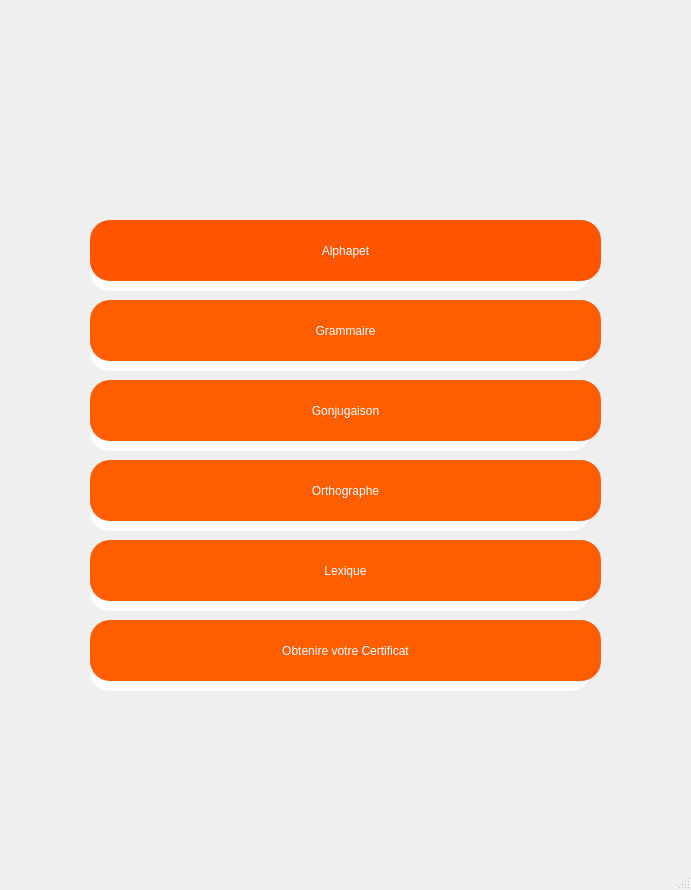
<?xml version="1.0" encoding="UTF-8"?>
<ui version="4.0">
 <class>base</class>
 <widget class="QMainWindow" name="base">
  <property name="geometry">
   <rect>
    <x>0</x>
    <y>0</y>
    <width>691</width>
    <height>890</height>
   </rect>
  </property>
  <property name="windowTitle">
   <string>MainWindow</string>
  </property>
  <property name="styleSheet">
   <string notr="true">background-image: url(:/img/img/bggi.PNG);</string>
  </property>
  <widget class="QWidget" name="centralwidget">
   <widget class="QLabel" name="logoo">
    <property name="geometry">
     <rect>
      <x>10</x>
      <y>0</y>
      <width>101</width>
      <height>91</height>
     </rect>
    </property>
    <property name="styleSheet">
     <string notr="true">image: url(:/img/img/logo.png);</string>
    </property>
    <property name="text">
     <string/>
    </property>
   </widget>
   <widget class="QPushButton" name="alphaet">
    <property name="geometry">
     <rect>
      <x>90</x>
      <y>220</y>
      <width>511</width>
      <height>61</height>
     </rect>
    </property>
    <property name="styleSheet">
     <string notr="true">background-color: rgb(255, 85, 0);
color: rgb(255, 255, 255);
font: 700 16pt &quot;Times New Roman&quot;;

border-radius: 20px;</string>
    </property>
    <property name="text">
     <string>Alphapet</string>
    </property>
    <property name="autoDefault">
     <bool>false</bool>
    </property>
   </widget>
   <widget class="QPushButton" name="gonjugaison">
    <property name="geometry">
     <rect>
      <x>90</x>
      <y>380</y>
      <width>511</width>
      <height>61</height>
     </rect>
    </property>
    <property name="styleSheet">
     <string notr="true">background-color: rgb(255, 93, 2);
font: 700 16pt &quot;Times New Roman&quot;;
color: rgb(255, 255, 255);
border-radius: 20px;
</string>
    </property>
    <property name="text">
     <string>Gonjugaison</string>
    </property>
    <property name="autoDefault">
     <bool>false</bool>
    </property>
   </widget>
   <widget class="QPushButton" name="grammaire">
    <property name="geometry">
     <rect>
      <x>90</x>
      <y>300</y>
      <width>511</width>
      <height>61</height>
     </rect>
    </property>
    <property name="styleSheet">
     <string notr="true">background-color: rgb(255, 93, 2);
font: 700 16pt &quot;Times New Roman&quot;;
color: rgb(255, 255, 255);
border-radius: 20px;</string>
    </property>
    <property name="text">
     <string>Grammaire</string>
    </property>
    <property name="autoDefault">
     <bool>false</bool>
    </property>
   </widget>
   <widget class="QPushButton" name="orthographe">
    <property name="geometry">
     <rect>
      <x>90</x>
      <y>460</y>
      <width>511</width>
      <height>61</height>
     </rect>
    </property>
    <property name="styleSheet">
     <string notr="true">background-color: rgb(255, 93, 2);
font: 700 16pt &quot;Times New Roman&quot;;
color: rgb(255, 255, 255);
border-radius: 20px;</string>
    </property>
    <property name="text">
     <string>Orthographe</string>
    </property>
    <property name="autoDefault">
     <bool>false</bool>
    </property>
   </widget>
   <widget class="QPushButton" name="lexique">
    <property name="geometry">
     <rect>
      <x>90</x>
      <y>540</y>
      <width>511</width>
      <height>61</height>
     </rect>
    </property>
    <property name="styleSheet">
     <string notr="true">background-color: rgb(255, 93, 2);
font: 700 16pt &quot;Times New Roman&quot;;
color: rgb(255, 255, 255);
border-radius: 20px;</string>
    </property>
    <property name="text">
     <string>Lexique</string>
    </property>
    <property name="autoDefault">
     <bool>false</bool>
    </property>
   </widget>
   <widget class="QPushButton" name="certi">
    <property name="geometry">
     <rect>
      <x>90</x>
      <y>620</y>
      <width>511</width>
      <height>61</height>
     </rect>
    </property>
    <property name="styleSheet">
     <string notr="true">background-color: rgb(255, 93, 2);
font: 700 16pt &quot;Times New Roman&quot;;
color: rgb(255, 255, 255);
border-radius: 20px;</string>
    </property>
    <property name="text">
     <string>Obtenire votre Certificat</string>
    </property>
    <property name="autoDefault">
     <bool>false</bool>
    </property>
   </widget>
   <widget class="QLabel" name="label">
    <property name="geometry">
     <rect>
      <x>90</x>
      <y>240</y>
      <width>501</width>
      <height>51</height>
     </rect>
    </property>
    <property name="styleSheet">
     <string notr="true">background-color: rgb(255, 255, 255);
color: rgb(255, 255, 255);
border-radius:20px;</string>
    </property>
    <property name="text">
     <string>TextLabel</string>
    </property>
   </widget>
   <widget class="QLabel" name="label_2">
    <property name="geometry">
     <rect>
      <x>90</x>
      <y>320</y>
      <width>501</width>
      <height>51</height>
     </rect>
    </property>
    <property name="styleSheet">
     <string notr="true">background-color: rgb(255, 255, 255);
border-radius:20px;</string>
    </property>
    <property name="text">
     <string>TextLabel</string>
    </property>
   </widget>
   <widget class="QLabel" name="label_3">
    <property name="geometry">
     <rect>
      <x>90</x>
      <y>400</y>
      <width>501</width>
      <height>51</height>
     </rect>
    </property>
    <property name="styleSheet">
     <string notr="true">background-color: rgb(255, 255, 255);
border-radius:20px;</string>
    </property>
    <property name="text">
     <string>TextLabel</string>
    </property>
   </widget>
   <widget class="QLabel" name="label_4">
    <property name="geometry">
     <rect>
      <x>90</x>
      <y>480</y>
      <width>501</width>
      <height>51</height>
     </rect>
    </property>
    <property name="styleSheet">
     <string notr="true">background-color: rgb(255, 255, 255);
border-radius:20px;</string>
    </property>
    <property name="text">
     <string>TextLabel</string>
    </property>
   </widget>
   <widget class="QLabel" name="label_5">
    <property name="geometry">
     <rect>
      <x>90</x>
      <y>560</y>
      <width>501</width>
      <height>51</height>
     </rect>
    </property>
    <property name="styleSheet">
     <string notr="true">background-color: rgb(255, 255, 255);
border-radius:20px;</string>
    </property>
    <property name="text">
     <string>TextLabel</string>
    </property>
   </widget>
   <widget class="QLabel" name="label_6">
    <property name="geometry">
     <rect>
      <x>90</x>
      <y>640</y>
      <width>501</width>
      <height>51</height>
     </rect>
    </property>
    <property name="styleSheet">
     <string notr="true">background-color: rgb(255, 255, 255);
border-radius:20px;</string>
    </property>
    <property name="text">
     <string>TextLabel</string>
    </property>
   </widget>
   <zorder>label_6</zorder>
   <zorder>label_5</zorder>
   <zorder>logoo</zorder>
   <zorder>lexique</zorder>
   <zorder>certi</zorder>
   <zorder>label</zorder>
   <zorder>alphaet</zorder>
   <zorder>label_2</zorder>
   <zorder>grammaire</zorder>
   <zorder>label_3</zorder>
   <zorder>gonjugaison</zorder>
   <zorder>label_4</zorder>
   <zorder>orthographe</zorder>
  </widget>
  <widget class="QMenuBar" name="menubar">
   <property name="geometry">
    <rect>
     <x>0</x>
     <y>0</y>
     <width>691</width>
     <height>17</height>
    </rect>
   </property>
  </widget>
  <widget class="QStatusBar" name="statusbar"/>
 </widget>
 <resources/>
 <connections/>
</ui>
